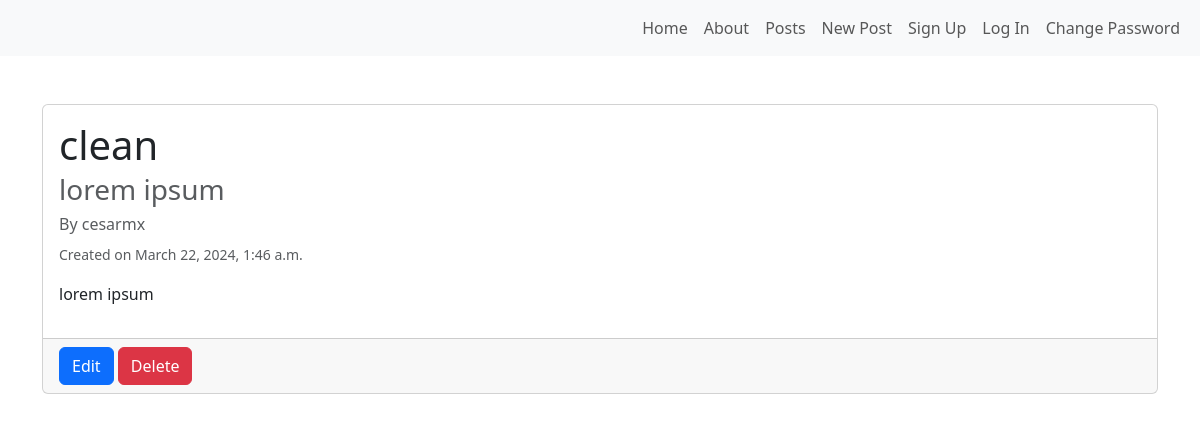
/posts/3/, run on the app's committed database.
### posts/models.py (models this page shows, shortened)
class Post(models.Model):
  title = models.CharField(max_length=128)
  subtitle = models.CharField(max_length=256)
  author = models.ForeignKey(get_user_model(),on_delete=models.CASCADE)
  body = models.TextField()
  created_on = models.DateTimeField(auto_now_add=True)
  is_draft = models.BooleanField(default=True)

### posts/views.py (the view)
# urls.py: path('<int:pk>/', views.PostDetailView.as_view(), name='detail'),
class PostDetailView(DetailView):
  template_name = 'posts/detail.html'
  model = Post

### templates/posts/detail.html (shortened to what this page needs)
{% extends 'base.html' %}
{% block content %}
<div class="container mt-5">
  <div class="card">
    <div class="card-body">
      <h1 class="card-title">{{ post.title }}</h1>
      <h3 class="card-subtitle mb-2 text-muted">{{ post.subtitle }}</h3>
      <h6 class="text-muted">By {{ post.author }}</h6>
      <small class="text-muted">Created on {{ post.created_on }}</small>
      <p class="mt-3">{{ post.body }}</p>
    </div>
    <div class="card-footer">
      <a href="{% url 'edit' post.id %}" class="btn btn-primary">Edit</a>
      <a href="{% url 'delete' post.id %}" class="btn btn-danger">Delete</a>
    </div>
  </div>
</div>
{% endblock %}

### data on the page
Post: title "clean", subtitle "lorem ipsum", author "cesarmx", created_on "March 22, 2024, 1:46 a.m.", body "lorem ipsum"
